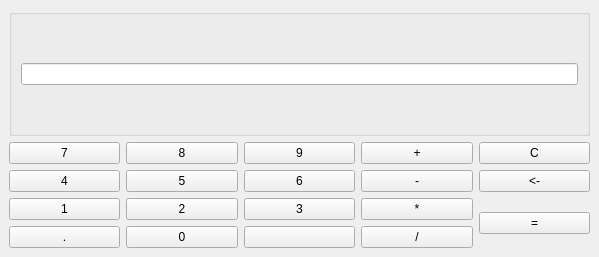
<?xml version="1.0" encoding="UTF-8"?>
<ui version="4.0">
 <class>MainWindow</class>
 <widget class="QMainWindow" name="MainWindow">
  <property name="geometry">
   <rect>
    <x>0</x>
    <y>0</y>
    <width>599</width>
    <height>257</height>
   </rect>
  </property>
  <property name="windowTitle">
   <string>Calculator Python</string>
  </property>
  <widget class="QWidget" name="centralwidget">
   <layout class="QGridLayout" name="gridLayout">
    <item row="5" column="3">
     <widget class="QPushButton" name="btn7">
      <property name="text">
       <string>7</string>
      </property>
     </widget>
    </item>
    <item row="7" column="4">
     <widget class="QPushButton" name="btn2">
      <property name="text">
       <string>2</string>
      </property>
     </widget>
    </item>
    <item row="6" column="3">
     <widget class="QPushButton" name="btn4">
      <property name="text">
       <string>4</string>
      </property>
     </widget>
    </item>
    <item row="8" column="3">
     <widget class="QPushButton" name="btnDot">
      <property name="text">
       <string>.</string>
      </property>
     </widget>
    </item>
    <item row="5" column="5">
     <widget class="QPushButton" name="btn9">
      <property name="text">
       <string>9</string>
      </property>
     </widget>
    </item>
    <item row="6" column="5">
     <widget class="QPushButton" name="btn6">
      <property name="text">
       <string>6</string>
      </property>
     </widget>
    </item>
    <item row="5" column="6">
     <widget class="QPushButton" name="btnSum">
      <property name="text">
       <string>+</string>
      </property>
     </widget>
    </item>
    <item row="8" column="6">
     <widget class="QPushButton" name="btnDiv">
      <property name="text">
       <string>/</string>
      </property>
     </widget>
    </item>
    <item row="6" column="4">
     <widget class="QPushButton" name="btn5">
      <property name="text">
       <string>5</string>
      </property>
     </widget>
    </item>
    <item row="8" column="4">
     <widget class="QPushButton" name="btn0">
      <property name="text">
       <string>0</string>
      </property>
     </widget>
    </item>
    <item row="5" column="4">
     <widget class="QPushButton" name="btn8">
      <property name="text">
       <string>8</string>
      </property>
     </widget>
    </item>
    <item row="7" column="5">
     <widget class="QPushButton" name="btn3">
      <property name="text">
       <string>3</string>
      </property>
     </widget>
    </item>
    <item row="7" column="6">
     <widget class="QPushButton" name="btnMult">
      <property name="text">
       <string>*</string>
      </property>
     </widget>
    </item>
    <item row="6" column="6">
     <widget class="QPushButton" name="btnSub">
      <property name="text">
       <string>-</string>
      </property>
     </widget>
    </item>
    <item row="8" column="5">
     <widget class="QPushButton" name="pushButton_15">
      <property name="text">
       <string/>
      </property>
     </widget>
    </item>
    <item row="7" column="3">
     <widget class="QPushButton" name="btn1">
      <property name="text">
       <string>1</string>
      </property>
     </widget>
    </item>
    <item row="5" column="7">
     <widget class="QPushButton" name="btnClear">
      <property name="text">
       <string>C</string>
      </property>
     </widget>
    </item>
    <item row="6" column="7">
     <widget class="QPushButton" name="btnErase">
      <property name="text">
       <string>&lt;-</string>
      </property>
     </widget>
    </item>
    <item row="4" column="3" colspan="5">
     <widget class="QGroupBox" name="groupBox">
      <property name="title">
       <string/>
      </property>
      <layout class="QHBoxLayout" name="horizontalLayout">
       <item>
        <widget class="QLineEdit" name="inputWindow">
         <property name="autoFillBackground">
          <bool>false</bool>
         </property>
        </widget>
       </item>
      </layout>
     </widget>
    </item>
    <item row="7" column="7" rowspan="2">
     <widget class="QPushButton" name="btnEqual">
      <property name="text">
       <string>=</string>
      </property>
     </widget>
    </item>
   </layout>
  </widget>
 </widget>
 <resources/>
 <connections/>
</ui>
